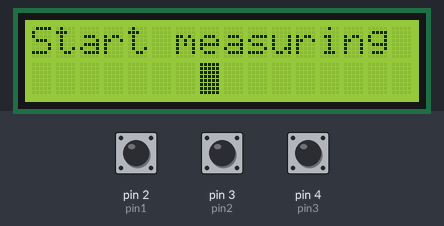
Recording of a sketch running on a simulated Arduino Uno, built with avr-gcc and run on an emulated ATmega328P. On the bench: 16×2 character LCD. Inputs (shaded band) come from the test bench; at power-on: pin 4 (pin3) HIGH, pin 2 (pin1) HIGH, pin 3 (pin2) HIGH.

Above: at 3.2 s.
3.3 s: pin 4 (pin3) pulled LOW for 3.2 s
At 4.1 s:
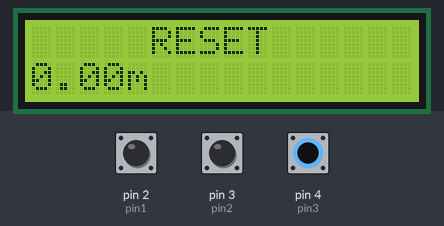
8.0 s: pin 2 (pin1) pulled LOW for 0.15 s
At 8.5 s:
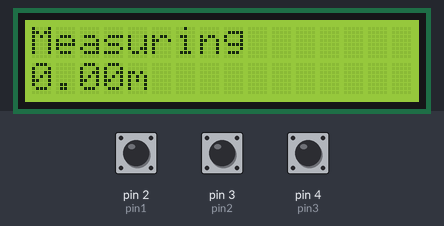
9.6 s: pin 4 (pin3) pulled LOW for 0.15 s
At 11.1 s:
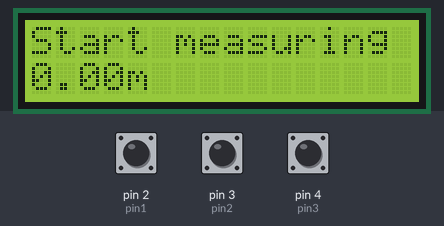
12.1 s: pin 2 (pin1) pulled LOW for 1 s
At 12.9 s:
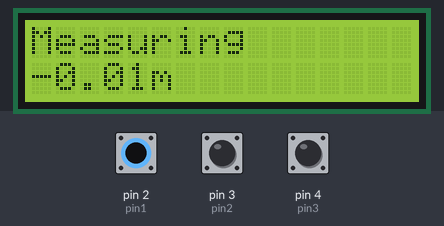
Timing chart, 0 to 15.1 s (numbered marks = the images above; inputs shaded):
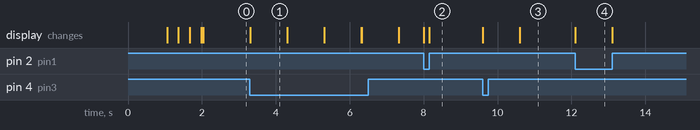

The sketch:

Measuring_Wheel_Arduino.ino
```cpp
 /* Measurning Whell
 *
 *  by Mirko Pavleski,
 *
 *   https://www.youtube.com/channel/UCHLzc76TZel_vCTy0Znvqyw
 *
 *  some changes and adjustmets by impexeris as of 2021-04-29
 */

#include <LiquidCrystal.h>

LiquidCrystal lcd(5, 6, 7, 8, 9, 10);

int pin1 = 2;
int pin2 = 3;
int pin3 = 4;

int Pos = 0;
int State;
int LastState;
int IsReset;


const float pi = 3.14;

const float R = 0.08;
const int N = 40;

float distance = 0;

void setup() {
  pinMode (pin1 ,INPUT_PULLUP);
  pinMode (pin2 ,INPUT_PULLUP);
  pinMode (pin3, INPUT_PULLUP);

  lcd.begin(16, 2);
  lcd.print("MEASURNING WHEEL");
  delay(1000);
  for (int positionCounter = 0; positionCounter < 16; positionCounter++) {
    // scroll one position left:
    lcd.scrollDisplayLeft();
    // wait a bit:
    delay(30);
  }
  lcd.clear();
  lcd.print("Start measuring ");
 for (int positionCounter = 0; positionCounter < 16; positionCounter++) {
    // scroll one position left:
    lcd.scrollDisplayLeft();
  }
  for (int positionCounter = 0; positionCounter < 16; positionCounter++) {
    // scroll one position right:
    lcd.scrollDisplayRight();
    // wait a bit:
    delay(30);
  }

lcd.setCursor(7,1);
lcd.blink();

  LastState = digitalRead(pin1);
  LastState = digitalRead(pin2);
}

void loop() {

  State = digitalRead(pin1);
   if (State != LastState){
     if (digitalRead(pin2) != State) {
       Pos --;
     }
     else {
       Pos ++;
     }
   distance = ((2*pi*R)/N) * Pos ;
  lcd.setCursor(0, 0);
  lcd.print("Measuring       ");
  lcd.setCursor(0, 1);
  lcd.noBlink();
  lcd.print( distance);
  //lcd.setCursor(5, 1);
  lcd.print("m  ");

   }

  LastState = State;
  if (digitalRead(pin3) == 0) {
  distance = 0;
  Pos = 0;
  lcd.setCursor(0, 0);
  lcd.print("     RESET      ");
  lcd.setCursor(0, 1);
  lcd.noBlink();
  lcd.print( distance);
  //lcd.setCursor(5, 1);
  lcd.print("m  ");
  delay(1000);
  lcd.setCursor(0, 0);
  lcd.print("Start measuring ");
  }
 }
```

Measured:
- after the input at 3.3 s, the display: changes at once (image 1)
- after the input at 8.0 s, the display: first changes at once (image 2 shows a later state)
- after the input at 9.6 s, the display: first changes at once (image 3 shows a later state)
- after the input at 12.1 s, the display: changes at once (image 4)
- what the display in image 1 shows lasts 1.0 s, from 3.3 s to 4.3 s
